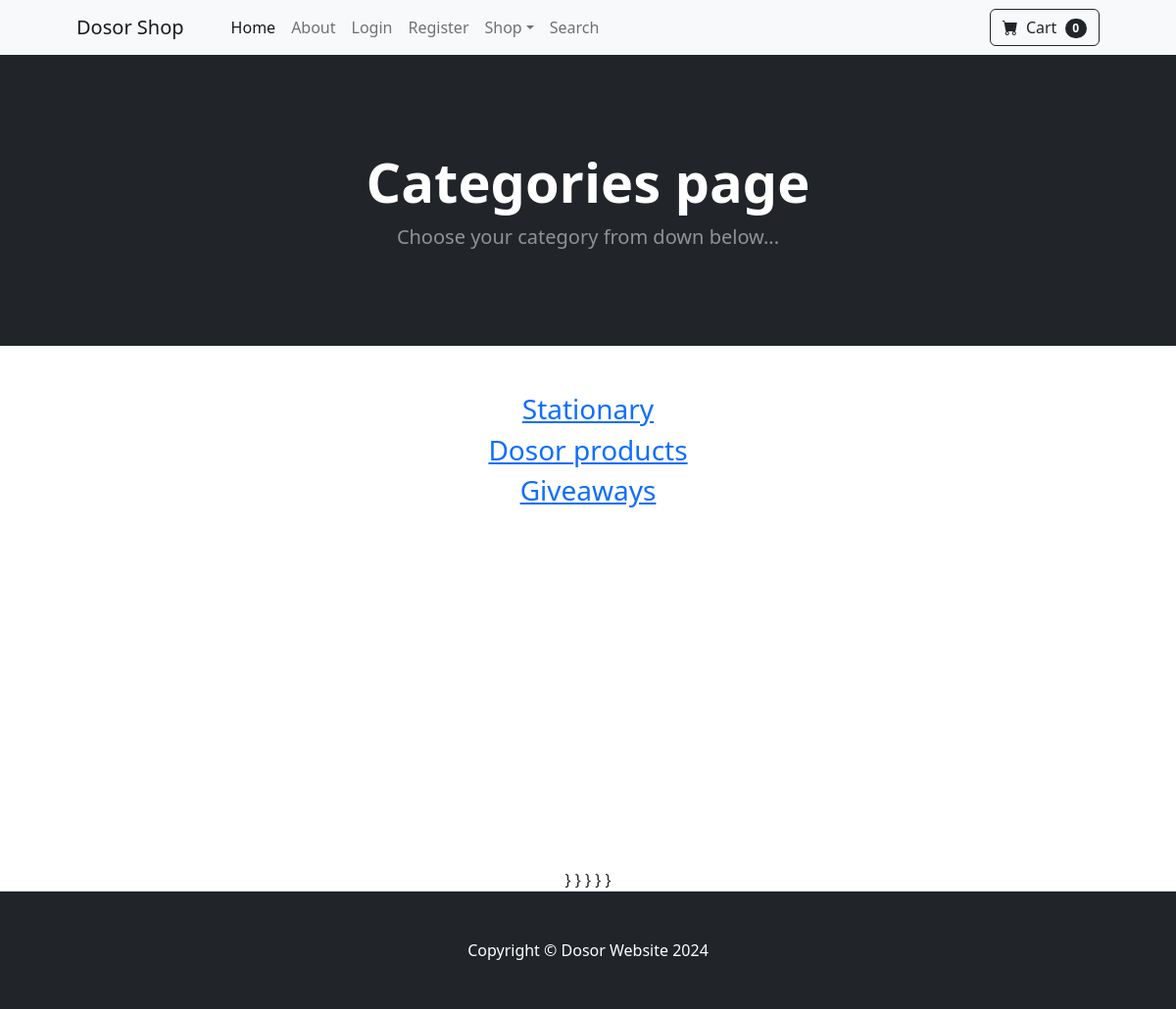
The app's page /category_summary/ with its own data.
### store/models.py (models this page shows)
class Category(models.Model):
    name = models.CharField(max_length=50)
    class Meta:
        verbose_name_plural = 'Categories'
    def __str__(self):
        return self.name

### store/views.py (the view)
# urls.py: path('category_summary/', views.category_summary, name='category_summary')
def category_summary(request):
	categories = Category.objects.all()
	return render (request, 'category_summary.html', {'categories':categories})

### cart/cart.py (called while the page is built)
	def __len__(self):
		return len(self.cart)

### cart/context_processors.py (called while the page is built)
def cart (request):
	return {'cart': Cart(request)}

### store/templates/category_summary.html
{% extends 'base.html' %}
{% block content %}
        <header class="bg-dark py-5">
            <div class="container px-4 px-lg-5 my-5">
                <div class="text-center text-white">
                    <h1 class="display-4 fw-bolder">Categories page</h1>
                    <p class="lead fw-normal text-white-50 mb-0">Choose your category from down below...</p>
                </div>
            </div>
        </header>
        <div class = 'container'>
            <div class='row'>
                <center>
                    <div class='col-8'>
                    <br><br>
                    {% for category in categories %}
                    <a href="{% url 'category' category %}"><h3> {{category}} </h3></a>
                    {% endfor %}
                        <br><br><br><br><br><br><br><br><br><br><br><br><br><br><br>
                    }
                    }
                    }
                    }
                    }
                </div>
            </center>
        </div>
        </div>
{% endblock %}

### records on screen
Category: name "Stationary"
Category: name "Dosor products"
Category: name "Giveaways"

### other values on screen
{{ cart|length }} "0"
